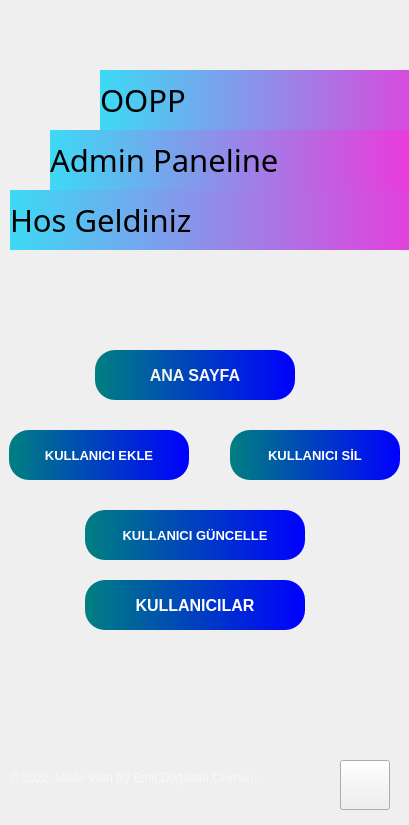
<?xml version="1.0" encoding="UTF-8"?>
<ui version="4.0">
 <class>Form</class>
 <widget class="QWidget" name="Form">
  <property name="geometry">
   <rect>
    <x>0</x>
    <y>0</y>
    <width>409</width>
    <height>825</height>
   </rect>
  </property>
  <property name="windowTitle">
   <string>Form</string>
  </property>
  <property name="styleSheet">
   <string notr="true"/>
  </property>
  <widget class="QWidget" name="widget" native="true">
   <property name="geometry">
    <rect>
     <x>-30</x>
     <y>-30</y>
     <width>450</width>
     <height>900</height>
    </rect>
   </property>
   <property name="maximumSize">
    <size>
     <width>1000</width>
     <height>1000</height>
    </size>
   </property>
   <property name="styleSheet">
    <string notr="true">QPushButton#pushButton{	
	background-color: qlineargradient(spread:pad, x1:0, y1:0.505682, x2:1, y2:0.477, stop:0 rgba(20, 47, 78, 219), stop:1 rgba(85, 98, 112, 226));
	color:rgba(255, 255, 255, 210);
	border-radius:5px;
}
QPushButton#pushButton:hover{	
	background-color: qlineargradient(spread:pad, x1:0, y1:0.505682, x2:1, y2:0.477, stop:0 rgba(40, 67, 98, 219), stop:1 rgba(105, 118, 132, 226));
}
QPushButton#pushButton:pressed{	
	padding-left:5px;
	padding-top:5px;
	background-color:rgba(105, 118, 132, 200);
}

QPushButton#pushButton_2, #pushButton_3, #pushButton_4, #pushButton_5{	
	background-color: rgba(0, 0, 0, 0);
	color:rgba(85, 98, 112, 255);
}
QPushButton#pushButton_2:hover, #pushButton_3:hover, #pushButton_4:hover, #pushButton_5:hover{	
	color:rgba(155, 168, 182, 220);
}
QPushButton#pushButton_2:pressed, #pushButton_3:pressed, #pushButton_4:pressed, #pushButton_5:pressed{	
	padding-left:5px;
	padding-top:5px;
	color:rgba(115, 128, 142, 255);
}</string>
   </property>
   <widget class="QLabel" name="label">
    <property name="geometry">
     <rect>
      <x>10</x>
      <y>20</y>
      <width>450</width>
      <height>867</height>
     </rect>
    </property>
    <property name="styleSheet">
     <string notr="true">border-radius:20px;
border-image: url(:/images/Images/background.png);</string>
    </property>
    <property name="text">
     <string/>
    </property>
   </widget>
   <widget class="QLabel" name="lbl_login">
    <property name="geometry">
     <rect>
      <x>130</x>
      <y>100</y>
      <width>360</width>
      <height>60</height>
     </rect>
    </property>
    <property name="font">
     <font>
      <family>Arial Rounded MT Bold</family>
      <pointsize>23</pointsize>
      <weight>50</weight>
      <bold>false</bold>
     </font>
    </property>
    <property name="styleSheet">
     <string notr="true">background-color: qlineargradient(spread:pad, x1:0, y1:0, x2:1, y2:0, stop:0 rgb(61, 217, 245), stop:1 rgb(240, 53, 218));
</string>
    </property>
    <property name="text">
     <string>OOPP </string>
    </property>
   </widget>
   <widget class="QLabel" name="lbl_login_2">
    <property name="geometry">
     <rect>
      <x>40</x>
      <y>220</y>
      <width>431</width>
      <height>60</height>
     </rect>
    </property>
    <property name="font">
     <font>
      <family>Arial Rounded MT Bold</family>
      <pointsize>23</pointsize>
      <weight>50</weight>
      <bold>false</bold>
     </font>
    </property>
    <property name="styleSheet">
     <string notr="true">background-color: qlineargradient(spread:pad, x1:0, y1:0, x2:1, y2:0, stop:0 rgb(61, 217, 245), stop:1 rgb(240, 53, 218));</string>
    </property>
    <property name="text">
     <string>Hos Geldiniz</string>
    </property>
   </widget>
   <widget class="QPushButton" name="btn_ekle">
    <property name="geometry">
     <rect>
      <x>39</x>
      <y>460</y>
      <width>180</width>
      <height>50</height>
     </rect>
    </property>
    <property name="font">
     <font>
      <family>Tahoma</family>
      <pointsize>10</pointsize>
      <weight>75</weight>
      <italic>false</italic>
      <bold>true</bold>
     </font>
    </property>
    <property name="cursor">
     <cursorShape>PointingHandCursor</cursorShape>
    </property>
    <property name="focusPolicy">
     <enum>Qt::ClickFocus</enum>
    </property>
    <property name="styleSheet">
     <string notr="true">QPushButton {
font: 75 10pt &quot;Tahoma&quot;;
font-weight: bold;
color: white;
background-color: qlineargradient(spread:pad, x1:0, y1:0, x2:1, y2:0, stop:0 rgb(0, 128, 128), stop:1 rgb(0, 0, 255));
border-radius:20px;
}
QPushButton:hover {
background-color: qlineargradient(spread:pad, x1:0, y1:0, x2:1, y2:0, stop:0 rgb(0, 0, 255), stop:1 rgb(0,128,200));
}
QPushButton:pressed {
background-color:rgb(82, 142, 191);
}</string>
    </property>
    <property name="text">
     <string>KULLANICI EKLE</string>
    </property>
    <property name="icon">
     <iconset>
      <normaloff>Images/Icon/ekleikon.png</normaloff>Images/Icon/ekleikon.png</iconset>
    </property>
    <property name="autoRepeat">
     <bool>false</bool>
    </property>
   </widget>
   <widget class="QPushButton" name="btn_sil">
    <property name="geometry">
     <rect>
      <x>260</x>
      <y>460</y>
      <width>170</width>
      <height>50</height>
     </rect>
    </property>
    <property name="font">
     <font>
      <family>Tahoma</family>
      <pointsize>10</pointsize>
      <weight>75</weight>
      <italic>false</italic>
      <bold>true</bold>
     </font>
    </property>
    <property name="cursor">
     <cursorShape>PointingHandCursor</cursorShape>
    </property>
    <property name="focusPolicy">
     <enum>Qt::ClickFocus</enum>
    </property>
    <property name="styleSheet">
     <string notr="true">QPushButton {
font: 75 10pt &quot;Tahoma&quot;;
font-weight: bold;
color: white;
background-color: qlineargradient(spread:pad, x1:0, y1:0, x2:1, y2:0, stop:0 rgb(0, 128, 128), stop:1 rgb(0, 0, 255));
border-radius:20px;
}
QPushButton:hover {
background-color: qlineargradient(spread:pad, x1:0, y1:0, x2:1, y2:0, stop:0 rgb(0, 0, 255), stop:1 rgb(0,128,200));
}
QPushButton:pressed {
background-color:rgb(82, 142, 191);
}</string>
    </property>
    <property name="text">
     <string>KULLANICI SİL</string>
    </property>
    <property name="icon">
     <iconset>
      <normaloff>Images/Icon/silikon.png</normaloff>Images/Icon/silikon.png</iconset>
    </property>
   </widget>
   <widget class="QLabel" name="lbl_login_3">
    <property name="geometry">
     <rect>
      <x>80</x>
      <y>160</y>
      <width>371</width>
      <height>60</height>
     </rect>
    </property>
    <property name="font">
     <font>
      <family>Arial Rounded MT Bold</family>
      <pointsize>23</pointsize>
      <weight>50</weight>
      <bold>false</bold>
     </font>
    </property>
    <property name="styleSheet">
     <string notr="true">background-color: qlineargradient(spread:pad, x1:0, y1:0, x2:1, y2:0, stop:0 rgb(61, 217, 245), stop:1 rgb(240, 53, 218));</string>
    </property>
    <property name="text">
     <string>Admin Paneline</string>
    </property>
   </widget>
   <widget class="QLabel" name="label_5">
    <property name="geometry">
     <rect>
      <x>40</x>
      <y>780</y>
      <width>280</width>
      <height>55</height>
     </rect>
    </property>
    <property name="font">
     <font>
      <family>Arial</family>
     </font>
    </property>
    <property name="styleSheet">
     <string notr="true">color:rgba(255, 255, 255, 140);</string>
    </property>
    <property name="text">
     <string>© 2022, Made With By Emir,Doğukan,Ceyhun...</string>
    </property>
   </widget>
   <widget class="QPushButton" name="btn_guncelle">
    <property name="geometry">
     <rect>
      <x>115</x>
      <y>540</y>
      <width>220</width>
      <height>50</height>
     </rect>
    </property>
    <property name="font">
     <font>
      <family>Tahoma</family>
      <pointsize>10</pointsize>
      <weight>75</weight>
      <italic>false</italic>
      <bold>true</bold>
     </font>
    </property>
    <property name="cursor">
     <cursorShape>PointingHandCursor</cursorShape>
    </property>
    <property name="focusPolicy">
     <enum>Qt::ClickFocus</enum>
    </property>
    <property name="whatsThis">
     <string>&lt;html&gt;&lt;head/&gt;&lt;body&gt;&lt;p align=&quot;center&quot;&gt;&lt;br/&gt;&lt;/p&gt;&lt;/body&gt;&lt;/html&gt;</string>
    </property>
    <property name="styleSheet">
     <string notr="true">QPushButton {
font: 75 10pt &quot;Tahoma&quot;;
font-weight: bold;
color: white;
background-color: qlineargradient(spread:pad, x1:0, y1:0, x2:1, y2:0, stop:0 rgb(0, 128, 128), stop:1 rgb(0, 0, 255));
border-radius:20px;
}
QPushButton:hover {
background-color: qlineargradient(spread:pad, x1:0, y1:0, x2:1, y2:0, stop:0 rgb(0, 0, 255), stop:1 rgb(0,128,200));
}
QPushButton:pressed {
background-color:rgb(82, 142, 191);
}</string>
    </property>
    <property name="text">
     <string>KULLANICI GÜNCELLE</string>
    </property>
    <property name="icon">
     <iconset>
      <normaloff>Images/Icon/g2.png</normaloff>Images/Icon/g2.png</iconset>
    </property>
    <property name="autoRepeatDelay">
     <number>300</number>
    </property>
   </widget>
   <widget class="QPushButton" name="btn_goster">
    <property name="geometry">
     <rect>
      <x>115</x>
      <y>610</y>
      <width>220</width>
      <height>50</height>
     </rect>
    </property>
    <property name="font">
     <font>
      <family>Tahoma</family>
      <pointsize>12</pointsize>
      <weight>75</weight>
      <italic>false</italic>
      <bold>true</bold>
     </font>
    </property>
    <property name="cursor">
     <cursorShape>PointingHandCursor</cursorShape>
    </property>
    <property name="focusPolicy">
     <enum>Qt::ClickFocus</enum>
    </property>
    <property name="styleSheet">
     <string notr="true">QPushButton {
font: 15 12pt &quot;Microsoft YaHei UI&quot;;
font: 75 12pt &quot;Tahoma&quot;;
font-weight: bold;
color: white;
background-color: qlineargradient(spread:pad, x1:0, y1:0, x2:1, y2:0, stop:0 rgb(0, 128, 128), stop:1 rgb(0, 0, 255));
border-radius:20px;
}
QPushButton:hover {
background-color: qlineargradient(spread:pad, x1:0, y1:0, x2:1, y2:0, stop:0 rgb(0, 0, 255), stop:1 rgb(0,128,200));
}
QPushButton:pressed {
background-color:rgb(82, 142, 191);
}</string>
    </property>
    <property name="text">
     <string>KULLANICILAR</string>
    </property>
    <property name="icon">
     <iconset>
      <normaloff>Images/Icon/kullanicilarikon.png</normaloff>Images/Icon/kullanicilarikon.png</iconset>
    </property>
   </widget>
   <widget class="QPushButton" name="btn_icerik">
    <property name="geometry">
     <rect>
      <x>125</x>
      <y>380</y>
      <width>200</width>
      <height>50</height>
     </rect>
    </property>
    <property name="font">
     <font>
      <family>Tahoma</family>
      <pointsize>12</pointsize>
      <weight>75</weight>
      <italic>false</italic>
      <bold>true</bold>
     </font>
    </property>
    <property name="cursor">
     <cursorShape>PointingHandCursor</cursorShape>
    </property>
    <property name="focusPolicy">
     <enum>Qt::ClickFocus</enum>
    </property>
    <property name="whatsThis">
     <string>&lt;html&gt;&lt;head/&gt;&lt;body&gt;&lt;p&gt;&lt;img src=&quot;:/images/Images/in.png&quot;/&gt;&lt;/p&gt;&lt;/body&gt;&lt;/html&gt;</string>
    </property>
    <property name="styleSheet">
     <string notr="true">QPushButton {
font: 75 12pt &quot;Tahoma&quot;;
font-weight: bold;
color: whitesmoke;
background-color: qlineargradient(spread:pad, x1:0, y1:0, x2:1, y2:0, stop:0 rgb(0, 128, 128), stop:1 rgb(0, 0, 255));
border-radius:20px;
}
QPushButton:hover {
background-color: qlineargradient(spread:pad, x1:0, y1:0, x2:1, y2:0, stop:0 rgb(0, 0, 255), stop:1 rgb(0,128,200));
}
QPushButton:pressed {
background-color:rgb(82, 142, 191);
}</string>
    </property>
    <property name="text">
     <string>ANA SAYFA</string>
    </property>
    <property name="icon">
     <iconset>
      <normaloff>Images/Icon/anasayfaikon.png</normaloff>Images/Icon/anasayfaikon.png</iconset>
    </property>
   </widget>
   <widget class="QPushButton" name="btn_geri">
    <property name="geometry">
     <rect>
      <x>370</x>
      <y>790</y>
      <width>50</width>
      <height>50</height>
     </rect>
    </property>
    <property name="font">
     <font>
      <pointsize>11</pointsize>
      <weight>50</weight>
      <bold>false</bold>
      <underline>false</underline>
     </font>
    </property>
    <property name="cursor">
     <cursorShape>BusyCursor</cursorShape>
    </property>
    <property name="styleSheet">
     <string notr="true">border-image:url(:/images/Images/Icon/geri.png)</string>
    </property>
    <property name="text">
     <string/>
    </property>
   </widget>
  </widget>
 </widget>
 <resources>
  <include location="res.qrc"/>
 </resources>
 <connections/>
</ui>
